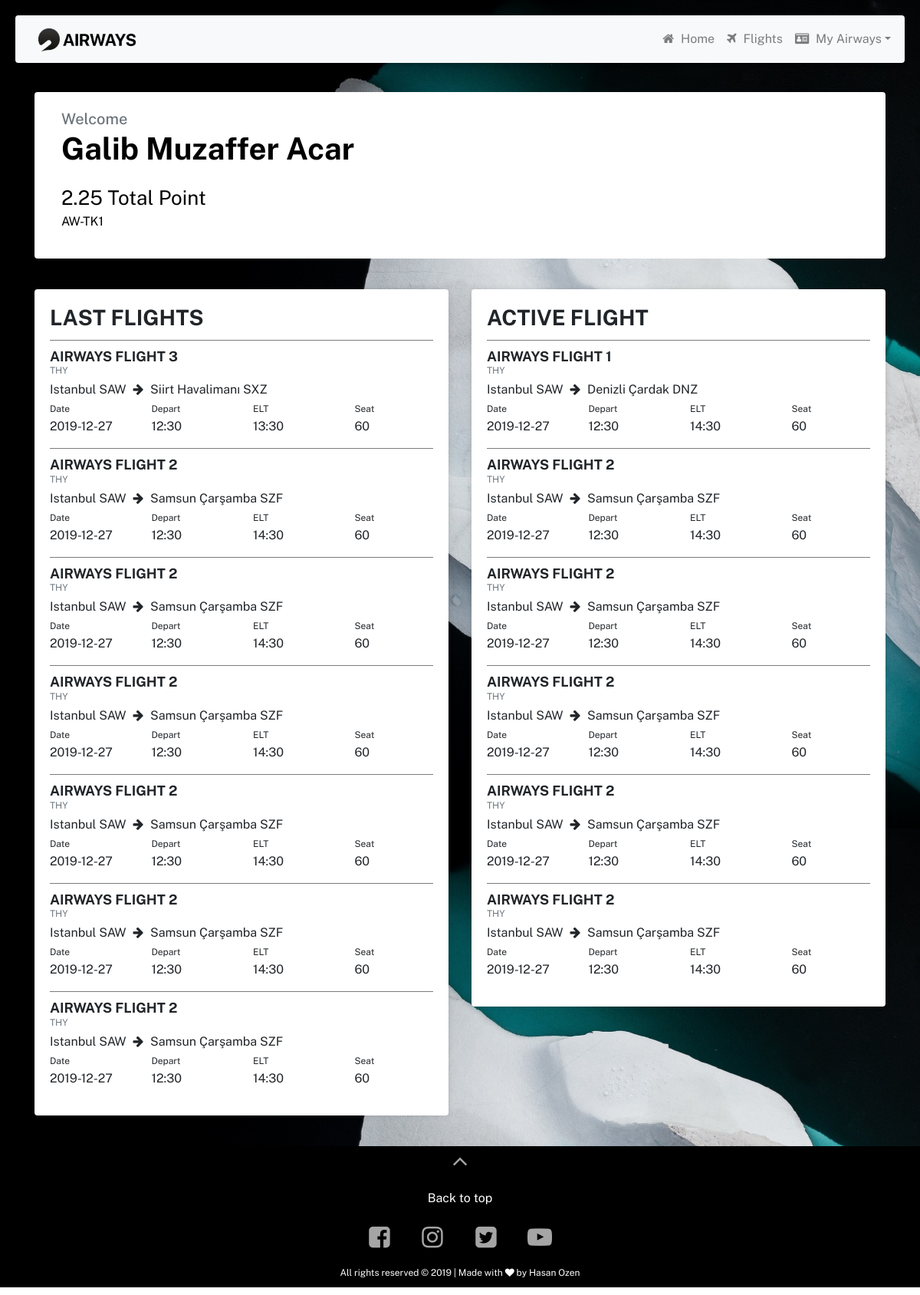
/account (signed in), run on the app's committed database.
### models.py (models this page shows)
class Points(db.Model):
	__tablename__ = 'points'
	id = db.Column(db.Integer(), primary_key=True)
	point = db.Column(db.Integer(), nullable=True)

class Flight(db.Model):
	__tablename__ = 'flight'
	flight_id = db.Column(db.Integer, primary_key=True)
	airline_Name = db.Column(db.String(80), nullable=False)
	from_location = db.Column(db.String(20), nullable=False)
	to_location = db.Column(db.String(120), nullable=False)
	departure_time = db.Column(db.String(120), nullable=False)
	arrival_time = db.Column(db.String(120), nullable=False)
	depart_date = db.Column(db.String(120), nullable=True)
	total_seats = db.Column(db.Integer, nullable=False)
	status = db.Column(db.String(20), nullable=True)

### routes.py (the view)
@app.route('/account')
@login_required
def account():
    global check
    check = 0
    connection = engine.connect()
    metadata = db.MetaData()
    query = db.select([Ticket_Info]).where(
        db.and_(Ticket_Info.user_id == current_user.id, Ticket_Info.status == 'aktif'))
    ResultProxy = connection.execute(query)
    aidler = ResultProxy.fetchall()
    print(aidler)
    query = db.select([Ticket_Info]).where(
        db.and_(Ticket_Info.user_id == current_user.id, Ticket_Info.status == 'pasif'))
    ResultProxy = connection.execute(query)
    pidler = ResultProxy.fetchall()
    print(pidler)
    name = current_user.first_name + ' ' + current_user.last_name
    id = 'AW-TK' + str(current_user.id)
    arrayl = len(aidler)
    array2l = len(pidler)
    aktif = []
    pasif = []
    for i in range(arrayl):
        query = db.select([Flight]).where(Flight.flight_id == aidler[i][2])
        ResultProxy = connection.execute(query)
        aktif = aktif + [ResultProxy.fetchall()]
    for i in range(array2l):
        query1 = db.select([Flight]).where(Flight.flight_id == pidler[i][2])
        ResultProxy1 = connection.execute(query1)
        pasif = pasif + [ResultProxy1.fetchall()]
    aktifl = len(aktif)
    pasifl = len(pasif)
    print(aktif)
    print(pasif)
    query = db.select([Points.point]).where(Points.id == current_user.id)
    result = connection.execute(query)
    puan = result.fetchall()
    print(puan)
    return render_template("account.html", name=name, id=id, aktif=aktif, aktifl=aktifl, pasif=pasif, pasifl=pasifl,
                           puan=puan)

### app.py (called while the page is built)
def login_required(f):
	@wraps(f)
	def decorated_function(*args, **kwargs):
		if not current_user.is_authenticated:
			flash('önce giriş yapmalısınız')
			return redirect(url_for('login'))
		return f(*args, **kwargs)
	return decorated_function

### templates/account.html (shortened to what this page needs)
<!DOCTYPE html>
<html>
<head>
    <link rel="stylesheet" href="https://stackpath.bootstrapcdn.com/bootstrap/4.4.1/css/bootstrap.min.css">
    <link rel="stylesheet" type="text/css" href="static/css/styles.css">
    <link href="https://stackpath.bootstrapcdn.com/font-awesome/4.7.0/css/font-awesome.min.css" rel="stylesheet">
</head>
<body>
    <div class="home">
        <section class="header">
            <nav class="navbar navbar-expand-md navbar-light bg-light fixed-top">
                <a class="navbar-brand" href="/">
                    <img src="static/images/airways_logo.png"></a>
                <div class="collapse navbar-collapse justify-content-stretch" id="navbarNav">
                    <ul class="navbar-nav ml-auto">
                        <li class="nav-item">
                            <a class="nav-link" href="/">
                                <i class="fa fa-home" aria-hidden="true"></i>
                                Home</a></li>
                        <li class="nav-item">
                            <a class="nav-link" href="/booking-page">
                                <i class="fa fa-plane" aria-hidden="true"></i>
                                Flights</a></li>
                        <li class="nav-item dropdown">
                            <a class="nav-link dropdown-toggle" id="accountDropdownMenuLink" data-toggle="dropdown" aria-haspopup="true" aria-expanded="false">
                                <i class="fa fa-id-card" aria-hidden="true"></i>
                                My Airways</a>
                        </li>
                    </ul>
                </div>
            </nav>
        </section>
    </div>
    <section class="account-basic" style="min-height: 100vh">
        <div class="container" id="userBasicInfos">
            <div class="user-welcome col-md-12">
                <div class="card">
                    <div class="card-body">
                        <a class="card-subtitle mb-2 text-muted">Welcome</a>
                        <h1 class="card-title">{{name}}</h1>
                        <p class="card-text" id="totalPoint">{{puan[0][0]}} Total Point</p>
                        <p id="userID">{{id}}</p>
                    </div>
                </div>
            </div>
        </div>
        <section class="flights">
            <div class="container">
                <div class="row">
                    <div class="col-md-6">
                        <div class="card card-margin">
                            <div class="card-body" id="lastFlights">
                                <h1 class="card-title" style="text-transform: uppercase; font-weight: 700">Last Flights</h1>
                                {% for i in range(pasifl) %}
                                <div class="flight-info">
                                    <div class="card-body">
                                        <h5 class="card-title" id="flightID">Airways Flight {{pasif[i][0][0]}}</h5>
                                        <p class="card-subtitle mb-1 text-muted">{{pasif[i][0][1]}}</p>
                                        <div class="flight-destinations">
                                            <div class="row">
                                                <div class="col-md-12">
                                                    <a class="card-text">
                                                        <p id="destinationFrom">{{pasif[i][0][2]}}</p>
                                                        <i class="fa fa-arrow-right" aria-hidden="true" style="margin: 0 5px"></i>
                                                        <p id="destinationWhere">{{pasif[i][0][3]}}</p>
                                                    </a>
                                                </div>
                                                <div class="col-md-12">
                                                    <div class="row">
                                                        <div class="col-md-3 col-sm-12">
                                                            <a class="card-subtitle" id="dateID">Date</a>
                                                            <p class="card-info-text">{{pasif[i][0][6]}}</p>
                                                        </div>
                                                        <div class="col-md-3 col-sm-12">
                                                            <a class="card-subtitle" id="departTime">Depart</a>
                                                            <p class="card-info-text">{{pasif[i][0][4]}}</p>
                                                        </div>
                                                        <div class="col-md-3 col-sm-12">
                                                            <a class="card-subtitle" id="gateID">ELT</a>
                                                            <p class="card-info-text">{{pasif[i][0][5]}}</p>
                                                        </div>
                                                        <div class="col-md-3 col-sm-12">
                                                            <a class="card-subtitle" id="gateID">Seat</a>
                                                            <p class="card-info-text">{{pasif[i][0][7]}}</p>
                                                        </div>
                                                    </div>
                                                </div>
                                            </div>
                                        </div>
                                    </div>
                                </div>
                                {% endfor %}
                            </div>
                        </div>
                    </div>
                    <div class="col-md-6">
                        <div class="card card-margin" id="activeFlight">
                            <div class="card-body">
                                <h1 class="card-title" style="text-transform: uppercase; font-weight: 700">Active Flight</h1>
                                {% for i in range(aktifl) %}
                                <div class="flight-info">
                                    <div class="card-body">
                                        <h5 class="card-title" id="flightID">Airways Flight {{aktif[i][0][0]}}</h5>
                                        <p class="card-subtitle mb-1 text-muted">{{aktif[i][0][1]}}</p>
                                        <div class="flight-destinations">
                                            <div class="row">
                                                <div class="col-md-12">
                                                    <a class="card-text">
                                                        <p id="destinationFrom">{{aktif[i][0][2]}}</p>
                                                        <i class="fa fa-arrow-right" aria-hidden="true" style="margin: 0 5px"></i>
                                                        <p id="destinationWhere">{{aktif[i][0][3]}}</p>
                                                    </a>
                                                </div>
                                                <div class="col-md-12">
                                                    <div class="row">
                                                        <div class="col-md-3 col-sm-12">
                                                            <a class="card-subtitle" id="dateID">Date</a>
                                                            <p class="card-info-text">{{aktif[i][0][6]}}</p>
                                                        </div>
                                                        <div class="col-md-3 col-sm-12">
                                                            <a class="card-subtitle" id="departTime">Depart</a>
                                                            <p class="card-info-text">{{aktif[i][0][4]}}</p>
                                                        </div>
                                                        <div class="col-md-3 col-sm-12">
                                                            <a class="card-subtitle" id="gateID">ELT</a>
                                                            <p class="card-info-text">{{aktif[i][0][5]}}</p>
                                                        </div>
                                                        <div class="col-md-3 col-sm-12">
                                                            <a class="card-subtitle" id="gateID">Seat</a>
                                                            <p class="card-info-text">{{aktif[i][0][7]}}</p>
                                                        </div>
                                                    </div>
                                                </div>
                                            </div>
                                        </div>
                                    </div>
                                </div>
                               {% endfor %}
                            </div>
                        </div>
                    </div>
                </div>
            </div>
        </section>
    </section>
    <footer id="lightFooter" class="text-center">
        <a href="#" style="padding: 1rem"><i class="fa fa-angle-up" style="transform: scale(2); color: #a5a5a5;"></i></a><br>
        <p>Back to top</p>
        <a href="https://www.facebook.com/hasan.ozen.790" target="_blank" style="padding: 1rem"><i class="fa fa-facebook-square" style="transform: scale(2); color: #a5a5a5"></i></a>
        <a href="https://www.instagram.com/hsnnoznn/" target="_blank" style="padding: 1rem"><i class="fa fa-instagram" style="transform: scale(2); color: #a5a5a5"></i></a>
        <a href="https://www.linkedin.com/in/hasan-özen-337274153" target="_blank" style="padding: 1rem"><i class="fa fa-twitter-square" style="transform: scale(2); color: #a5a5a5"></i></a>
        <a href="https://www.behance.net/hasanozen131fe" target="_blank" style="padding: 1rem"><i class="fa fa-youtube-play" style="transform: scale(2); color: #a5a5a5"></i></a>
        <p style="font-size: 12px;">All rights reserved &copy; 2019 | Made with <span class="fa fa-heart"></span> by Hasan Ozen</p>
    </footer>
</body></html>

### static/css/styles.css (style rules this page uses)
html { scroll-behavior: smooth; }
body { margin: 0; padding: 0; font-family: 'Public Sans', sans-serif; }
.navbar { padding: 10px; margin: 20px; box-sizing: border-box; border-radius: 4px; box-shadow: 0 2px 5px rgba(0, 0, 0, .2); }
.navbar img { height: 30px; padding: 0 20px; }
.navbar-collapse ul li a { text-align: center; }
.navbar-collapse ul li a i { margin-right: 5px; }
h5, h3 { font-weight: 700; }
#lightFooter { background: #000; }
#lightFooter a i { padding: 10px; }
#lightFooter p { color: #fff; padding: 10px; margin: 10px 0; }
.account-basic { width: auto; height: auto; overflow: hidden; object-fit: cover; background-image: url(../images/melting_iceberg-wallpaper-1920x1080.jpg); }
.account-basic .card { border: none; }
#userBasicInfos { margin-top: 120px; color: #000; }
.user-welcome { background-color: #fff; border-radius: 4px; }
#userBasicInfos a { font-size: 20px; font-weight: 500; }
#userBasicInfos h1 { font-weight: 700; }
#totalPoint { font-size: 26px; font-weight: 400; margin-top: 20px; margin-bottom: 0px; }
.flights { margin: 10px 0; }
.flights h1 { font-size: 28px; font-weight: 500; }
.flights .card { -webkit-box-shadow: 0px 0px 10px -5px rgba(0, 0, 0, 0.4); box-shadow: 0px 0px 10px -5px rgba(0, 0, 0, 0.4); }
.flights .card-text { margin-top: 20px; }
.flights .flight-destinations p { display: inherit; }
.flights .flight-info .card-title { margin-bottom: 5px; font-size: 18px; text-transform: uppercase; }
.flights .flight-info .card-subtitle { font-size: 12px; }
.card-margin { margin: 30px 0; }
.flights .flight-info .card-text { font-size: 16px; }
.flights .flight-info .card-body { padding: 10px 0 0; border-top: solid #7b7b7b; border-width: 1px; }

### data on the page
Points: point "2.25"
Flight: flight_id "3", airline_Name "THY", from_location "Istanbul SAW", to_location "Siirt Havalimanı SXZ", depart_date "2019-12-27", departure_time "12:30", arrival_time "13:30", total_seats "60"
Flight: flight_id "2" "2" "2" "2" "2" "2", airline_Name "THY" "THY" "THY" "THY" "THY" "THY", from_location "Istanbul SAW" "Istanbul SAW" "Istanbul SAW" "Istanbul SAW" "Istanbul SAW" "Istanbul SAW", to_location "Samsun Çarşamba SZF" "Samsun Çarşamba SZF" "Samsun Çarşamba SZF" "Samsun Çarşamba SZF" "Samsun Çarşamba SZF" "Samsun Çarşamba SZF", depart_date "2019-12-27" "2019-12-27" "2019-12-27" "2019-12-27" "2019-12-27" "2019-12-27", departure_time "12:30" "12:30" "12:30" "12:30" "12:30" "12:30", arrival_time "14:30" "14:30" "14:30" "14:30" "14:30" "14:30", total_seats "60" "60" "60" "60" "60" "60", flight_id "2" "2" "2" "2" "2", airline_Name "THY" "THY" "THY" "THY" "THY", from_location "Istanbul SAW" "Istanbul SAW" "Istanbul SAW" "Istanbul SAW" "Istanbul SAW", to_location "Samsun Çarşamba SZF" "Samsun Çarşamba SZF" "Samsun Çarşamba SZF" "Samsun Çarşamba SZF" "Samsun Çarşamba SZF", depart_date "2019-12-27" "2019-12-27" "2019-12-27" "2019-12-27" "2019-12-27", departure_time "12:30" "12:30" "12:30" "12:30" "12:30", arrival_time "14:30" "14:30" "14:30" "14:30" "14:30", total_seats "60" "60" "60" "60" "60"
Flight: flight_id "1", airline_Name "THY", from_location "Istanbul SAW", to_location "Denizli Çardak DNZ", depart_date "2019-12-27", departure_time "12:30", arrival_time "14:30", total_seats "60"

### other printed values
{{ name }} "Galib Muzaffer Acar"
{{ id }} "AW-TK1"
